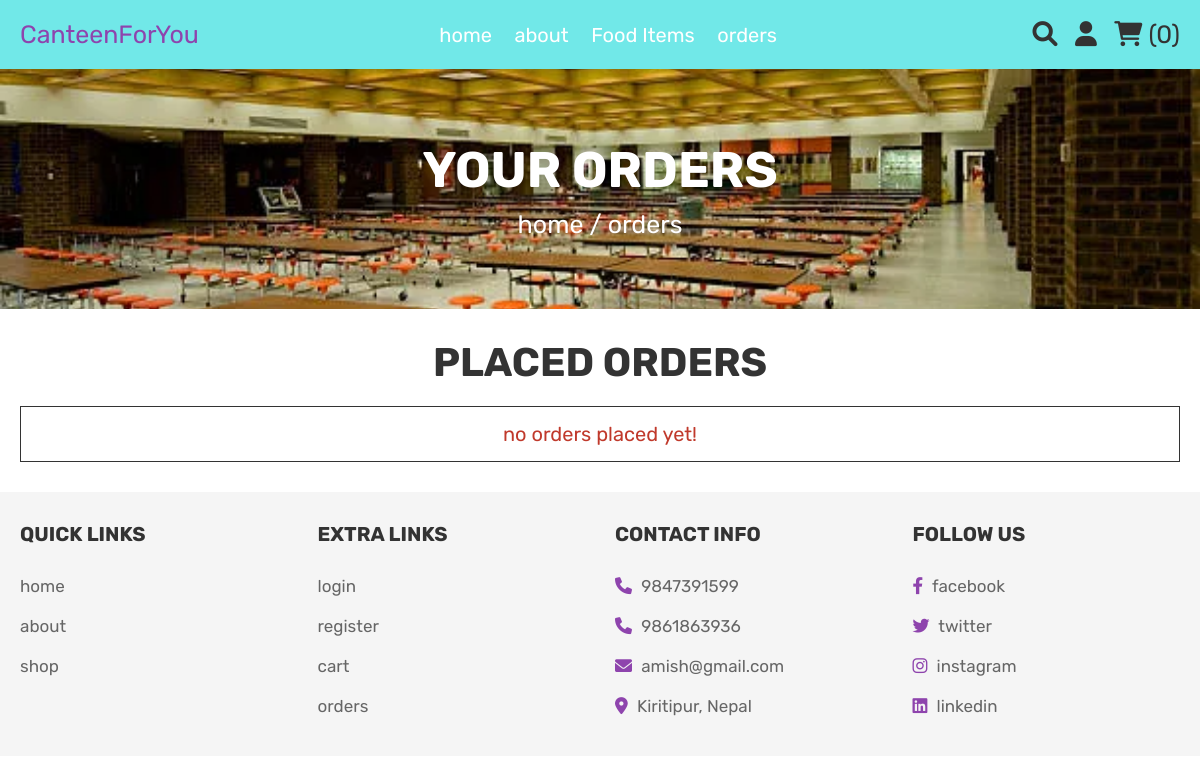
/orders.php (signed in), run on an earlier commit of the app's database.
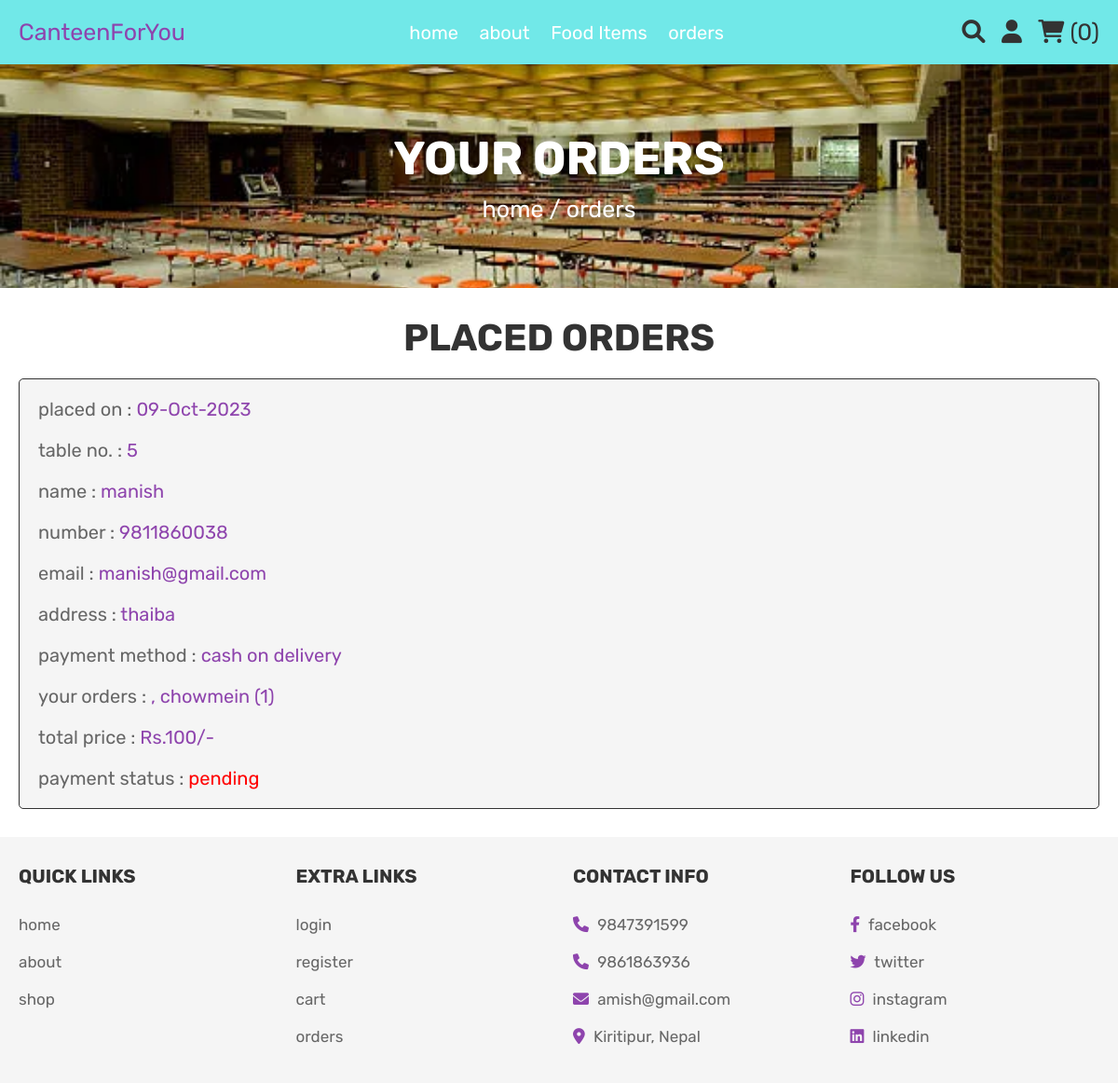
And on a later commit of the database.
### tables this page shows
CREATE TABLE `orders` (
  `id` int(100) NOT NULL,
  `user_id` int(100) NOT NULL,
  `table_no` int(11) NOT NULL,
  `name` varchar(100) NOT NULL,
  `number` varchar(12) NOT NULL,
  `email` varchar(100) NOT NULL,
  `method` varchar(50) NOT NULL,
  `address` varchar(500) NOT NULL,
  `total_products` varchar(1000) NOT NULL,
  `total_price` int(100) NOT NULL,
  `placed_on` varchar(50) NOT NULL,
  `payment_status` varchar(20) NOT NULL DEFAULT 'pending'
);

### orders.php (the view, shortened to what this page needs)
<?php
include 'config.php';
$user_id = $_SESSION['user_id'];
?>
<!DOCTYPE html>
<html lang="en">
<head>
   <link rel="stylesheet" href="https://cdnjs.cloudflare.com/ajax/libs/font-awesome/6.0.0/css/all.min.css">
   <link rel="stylesheet" href="css/style.css?v=<?php echo time();?>">
</head>
<body>
<?php include 'header.php'; ?>
<div class="heading">
   <h3>your orders</h3>
   <p> <a href="home.php">home</a> / orders </p>
</div>
<section class="placed-orders">
   <h1 class="title">placed orders</h1>
   <div class="box-container">
      <?php
         $order_query = mysqli_query($conn, "SELECT * FROM `orders` WHERE user_id = '$user_id'") or die('query failed');
         if(mysqli_num_rows($order_query) > 0){
            while($fetch_orders = mysqli_fetch_assoc($order_query)){
      ?>
      <div class="box">
         <p> placed on : <span><?php echo $fetch_orders['placed_on']; ?></span> </p>
         <p> table no. : <span><?php echo $fetch_orders['table_no']; ?></span> </p>
         <p> name : <span><?php echo $fetch_orders['name']; ?></span> </p>
         <p> number : <span><?php echo $fetch_orders['number']; ?></span> </p>
         <p> email : <span><?php echo $fetch_orders['email']; ?></span> </p>
         <p> address : <span><?php echo $fetch_orders['address']; ?></span> </p>
         <p> payment method : <span><?php echo $fetch_orders['method']; ?></span> </p>
         <p> your orders : <span><?php echo $fetch_orders['total_products']; ?></span> </p>
         <p> total price : <span>Rs.<?php echo $fetch_orders['total_price']; ?>/-</span> </p>
         <p> payment status : <span style="color:<?php if($fetch_orders['payment_status'] == 'pending'){ echo 'red'; }else{ echo 'green'; } ?>;"><?php echo $fetch_orders['payment_status']; ?></span> </p>
         </div>
      <?php
       }
      }else{
         echo '<p class="empty">no orders placed yet!</p>';
      }
      ?>
   </div>
</section>
<?php include 'footer.php'; ?>
</body>
</html>

What changed in the data, as far as the page shows it:
added orders: placed_on "09-Oct-2023", table_no "5", name "manish", number "9811860038", email "manish@gmail.com", address "thaiba", method "cash on delivery", total_products ", chowmein (1)", total_price "100", payment_status "pending"
Also different on the page:
text no longer shown: "no orders placed yet!"
